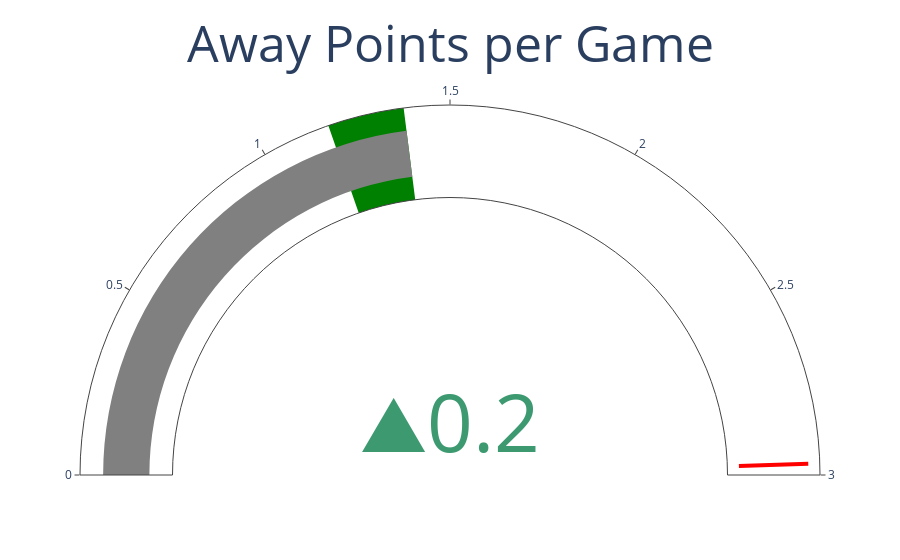

Notebook code cell kept with this figure:
### Code cell
gauge_chart(title='Away Points per Game', 
            value=1.38, 
            reference=1.18, 
            max_range=3, 
            min_range= 0, 
            file_name='away_ppg')

### Figure 1 — Plotly figure (JSON) as saved in the notebook; plotly's stock layout.template omitted (floating-point values rounded to 4 significant figures)
{"data": [{"delta": {"reference": 1.18}, "domain": {"x": [0, 1], "y": [0, 1]}, "gauge": {"axis": {"range": [0, 3]}, "bar": {"color": "gray"}, "steps": [{"color": "green", "range": [1.18, 1.38]}], "threshold": {"line": {"color": "red", "width": 4}, "thickness": 0.75, "value": 2.97}}, "mode": "gauge+delta", "title": {"font": {"size": 50}, "text": "Away Points per Game"}, "type": "indicator", "value": 1.38}], "layout": {}}
